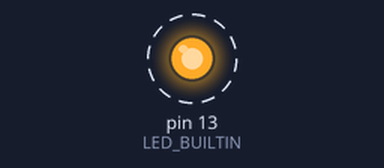
The sketch below on a simulated Arduino Uno, built with avr-gcc and run on an emulated ATmega328P. On the bench: output pins drawn as LEDs (lit = HIGH). Dashed ring = blinking.

Above: at 0.12 s.
Timing chart, 0 to 3.0 s (numbered marks = the images above):
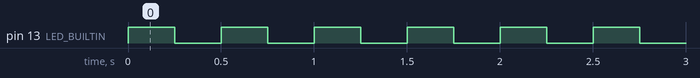

Measured:
- by itself, pin 13 (LED_BUILTIN): alternates HIGH for 0.25 s and LOW for 0.25 s

The sketch:

blink.ino
```cpp
// Blink para Arduino UNO R3
// Hace parpadear el LED integrado (pin 13) cada 250 ms.

const unsigned long INTERVALO_MS = 250;

void setup() {
  pinMode(LED_BUILTIN, OUTPUT);
}

void loop() {
  digitalWrite(LED_BUILTIN, HIGH);
  delay(INTERVALO_MS);
  digitalWrite(LED_BUILTIN, LOW);
  delay(INTERVALO_MS);
}
```
